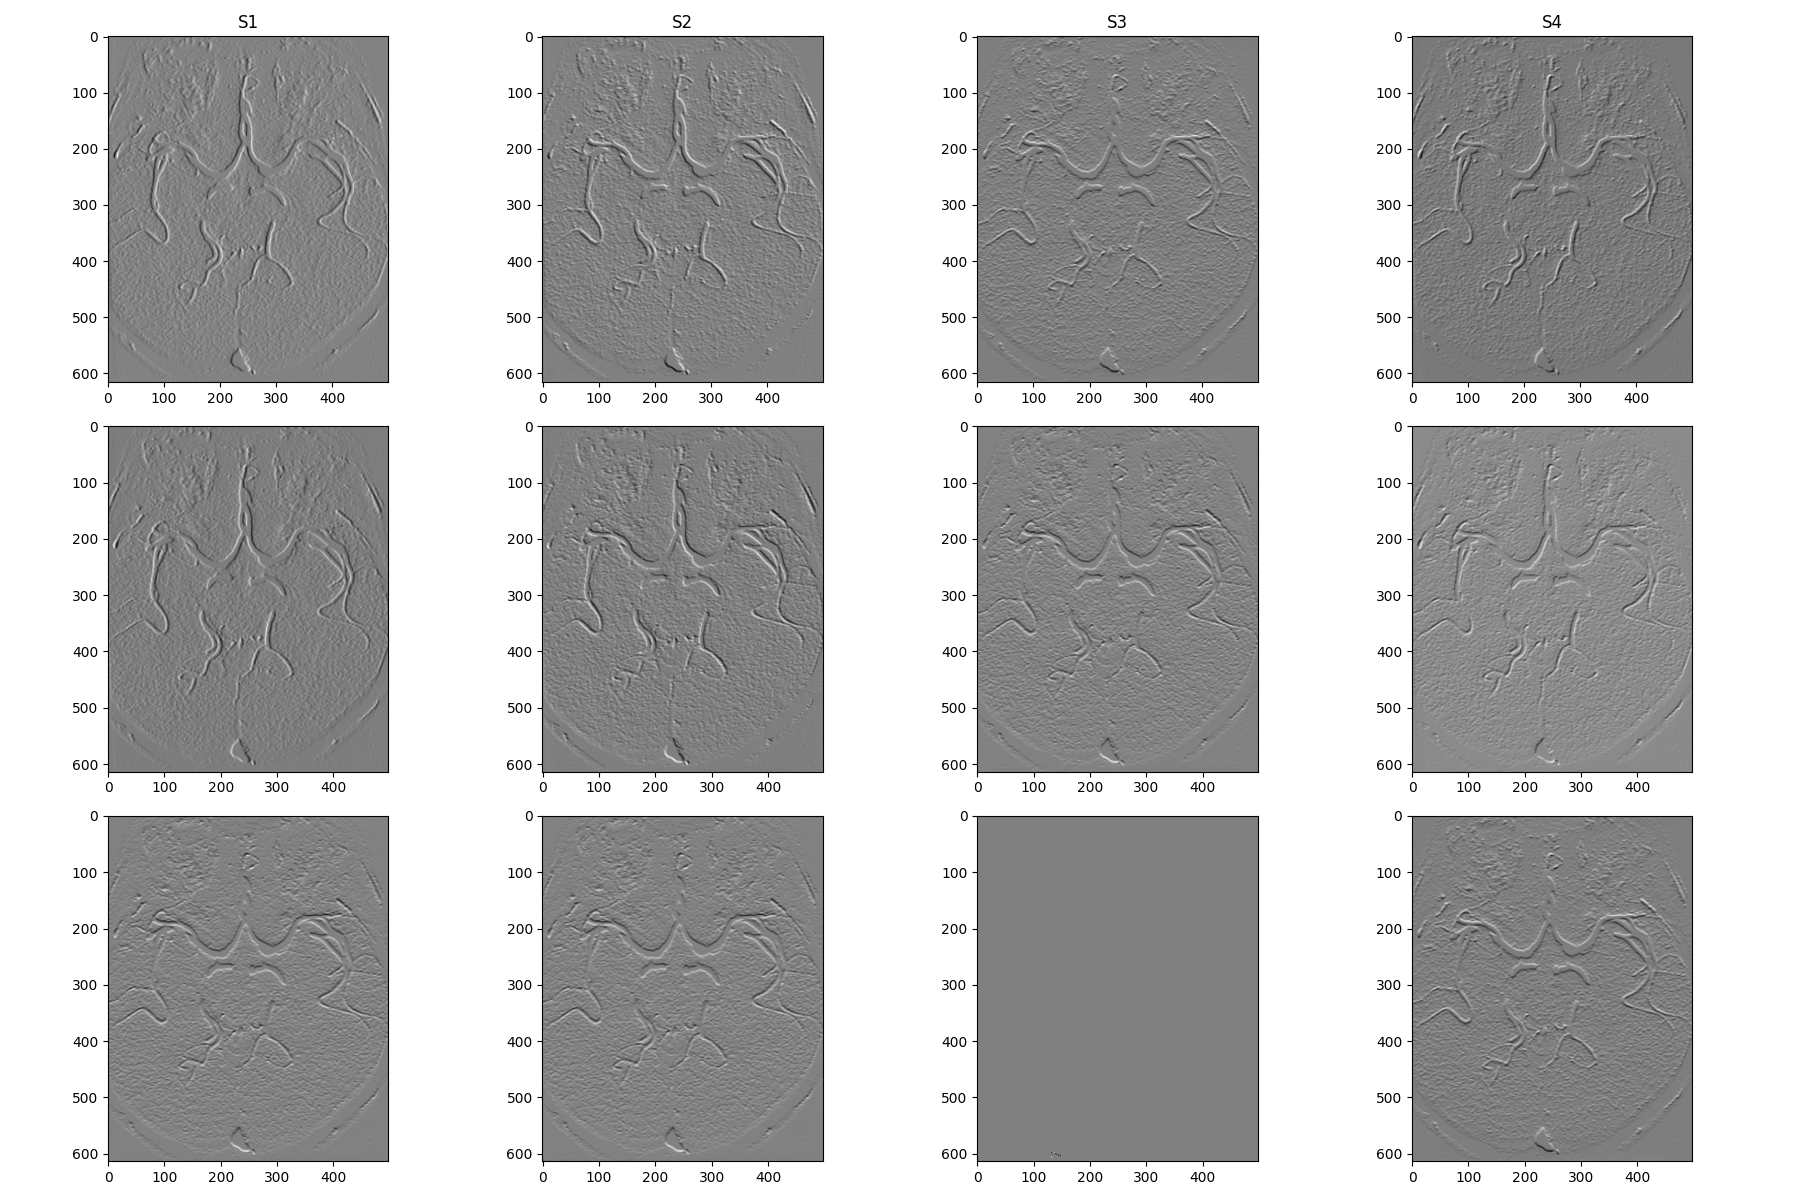

Reproduce this figure in Python.
import numpy as np
from scipy import ndimage
import matplotlib.pyplot as plt

# Reading image 
raw_image = plt.imread('vessel.jpeg')
raw_image = np.mean(raw_image[::, ::], 2)

# Define objects
fig, ax = plt.subplots(3, 4, figsize=(18,12))

# Sobel operators
s1 = np.matrix('-1 0 1; -2 0 2; -1 0 1')
s2 = np.matrix('0 1 2; -1 0 1; -2 -1 0')
s3 = np.matrix('1 2 1; 0 0 0; -1 -2 -1')
s4 = np.matrix('2 1 0; 1 0 -1; 0 -1 -2')

# Convolving images
img_s1 =  ndimage.convolve(raw_image, s1)
img_s2 =  ndimage.convolve(raw_image, s2)
img_s3 =  ndimage.convolve(raw_image, s3)
img_s4 =  ndimage.convolve(raw_image, s4)

# Correlation
def correlation(image, sop):
    y, x = np.shape(image)
    y, x = y-2, x-2
    result = np.zeros((y,x))

    for ox in range(y):  
        for oy in range(x):
            result[ox,oy] = image[ox,oy]*sop[0,0] + image[ox+1,oy]*sop[1,0] + image[ox+2,oy]*sop[2,0] + image[ox,oy+1]*sop[0,1] + image[ox+1,oy+1]*sop[1,1] + image[ox+2,oy+1]*sop[2,1] + image[ox,oy+2]*sop[0,2] + image[ox+1,oy+2]*sop[1,2] + image[ox+2,oy+1]*sop[2,2]
             
    return result          

cor1 = correlation(raw_image, s1)
cor2 = correlation(raw_image, s2)
cor3 = correlation(raw_image, s3)
cor4 = correlation(raw_image, s4)

# Modified correlation
def modified_correlation(image, kernel):
    
    kernel = np.flipud(kernel)
    new_kernel = np.fliplr(kernel)
    
    img_y, img_x = np.shape(image)
    ker_y, ker_x = np.shape(new_kernel)
    
    if ker_y > img_y and ker_x > img_x:
        new_kernel, image = image, new_kernel
        img_y, img_x, ker_y, ker_x = ker_y, ker_x, img_y, img_x
    
    img_yborder = img_y-ker_y+1
    img_xborder = img_x-ker_x+1
    
    result = np.zeros((img_yborder, img_xborder))

    for ox in range(img_yborder):  
        for oy in range(img_xborder):
            arr_sum = new_kernel*image[ox:ox+ker_x, oy:oy+ker_y]
            result[ox,oy] = np.sum(arr_sum)
    return result  

    
m_cor1 = modified_correlation(raw_image, s1)
m_cor2 = modified_correlation(raw_image, s2)
m_cor3 = modified_correlation(raw_image, s3)
m_cor4 = modified_correlation(raw_image, s4)

## Plotting images
# Ex 1
ax[0,0].set_title('S1')
ax[0,0].imshow(img_s1, cmap = 'binary_r')
ax[0,1].set_title('S2')
ax[0,1].imshow(img_s2, cmap = 'binary_r')
ax[0,2].set_title('S3')
ax[0,2].imshow(img_s3, cmap = 'binary_r')
ax[0,3].set_title('S4')
ax[0,3].imshow(img_s4, cmap = 'binary_r')

# Ex2
ax[1,0].imshow(cor1, cmap = 'binary_r')
ax[1,1].imshow(cor2, cmap = 'binary_r')
ax[1,2].imshow(cor3, cmap = 'binary_r')
ax[1,3].imshow(cor4, cmap = 'binary_r')

# Ex3
ax[2,0].imshow(m_cor1, cmap = 'binary_r')
ax[2,1].imshow(m_cor2, cmap = 'binary_r')
ax[2,2].imshow(m_cor3, cmap = 'binary_r')
ax[2,3].imshow(m_cor4, cmap = 'binary_r')

# Saving fig
plt.tight_layout()
plt.savefig('lab04.png')